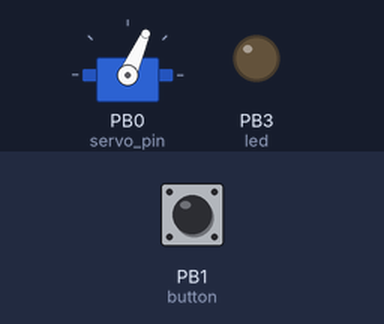
A sketch run on a simulated ATtiny85, built with avr-gcc and run on an emulated ATtiny85. Shown: servo, output pins drawn as LEDs (lit = HIGH). The inputs (shaded band) are chosen by the test bench; at power-on: PB1 (button) HIGH.

Above: at 3.0 s.
3.1 s: PB1 (button) pulled LOW for 1 s
At 3.5 s:
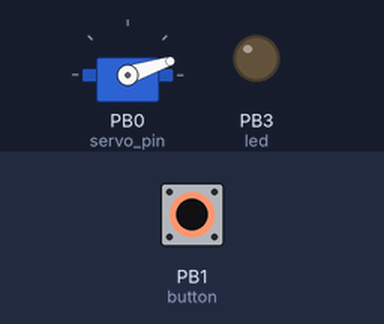
6.2 s: PB1 (button) pulled LOW for 0.15 s
At 8.6 s:
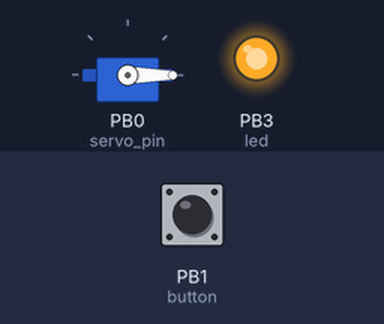
9.3 s: PB1 (button) pulled LOW for 3.2 s
At 14.8 s:
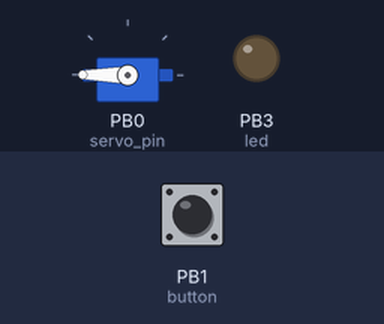
Timing chart, 0 to 16.3 s (numbered marks = the images above; inputs shaded):
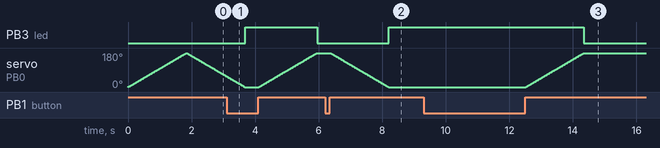

The sketch:

Attiny85_Fuel_Tap.ino
```cpp
//ATtiny85 Fuel Switch.  One button with LED. Off is start up state.  One press to On with LED lighting.
//                       One press to turn off and LED Off
const int led = 3;      // on/off led to tell if tap is on
const int button = 1;
int led_state = LOW;

// Button states and debounce
int buttonState = 0;
int lastButtonState = HIGH;
unsigned long lastDebounceTime = 0;

#include <SoftwareServo.h>

SoftwareServo myservo;  // creates name “my servo” as object to control a servo
int pos = 0;            // variable to store the servo position
int start_angle = 0;
int end_angle = 180;
int servo_pin = 0;      // pin servo is attached to
int delay_time = 10;
int tap = false;

void setup() {
  pinMode(led, OUTPUT);
  pinMode(button, INPUT_PULLUP);
  myservo.attach(servo_pin);
  on();
}

void loop() {
  int reading = digitalRead(button);
  if (reading != lastButtonState)
    lastDebounceTime = millis();

  if ((millis() - lastDebounceTime) > 10) {
    if (reading != buttonState) {
      buttonState = reading;
      if (buttonState == HIGH) {
        led_state = !led_state;
        if (led_state == HIGH)
        {off();
        }
        else{
       on();
        }
        }
      }
    }

  lastButtonState = reading;

//  digitalWrite(led, led_state);
}
  void on (){
          for(pos = 0; pos <= 180; pos += 1)        // goes from 0 degrees to 180 degrees
        {                                         // in steps of 1 degree
          myservo.write(pos);                     // tell servo to go to position in variable 'pos'
          delay(delay_time);
          SoftwareServo::refresh();               // required by SoftwareServo Library to sweep correctly
        }
       // delay (delay_time);                       // required by SoftwareServo Library to sweep correctly
    tap = true;
      digitalWrite(led, led_state);
    }

  void off(){
      for(pos = 180; pos>=0; pos-=1)
        {
          myservo.write(pos);                     // tell servo to go to position in variable 'pos'
          delay(delay_time);
          SoftwareServo::refresh();               // required by SoftwareServo Library to sweep correctly
        }
        delay(delay_time);                        // required by SoftwareServo Library to sweep correctly
    tap = false;
      digitalWrite(led, led_state);
  }
```

Measured:
- after the input at 6.2 s, PB3 (led): LOW → HIGH after 2.0 s; servo on PB0 (servo_pin): moves from 180° to 0° over 1.8 s, starting after 0.17 s
- after the input at 9.3 s, PB3 (led): HIGH → LOW after 5.0 s; servo on PB0 (servo_pin): moves from 0° to 180° over 1.8 s, starting after 3.2 s
